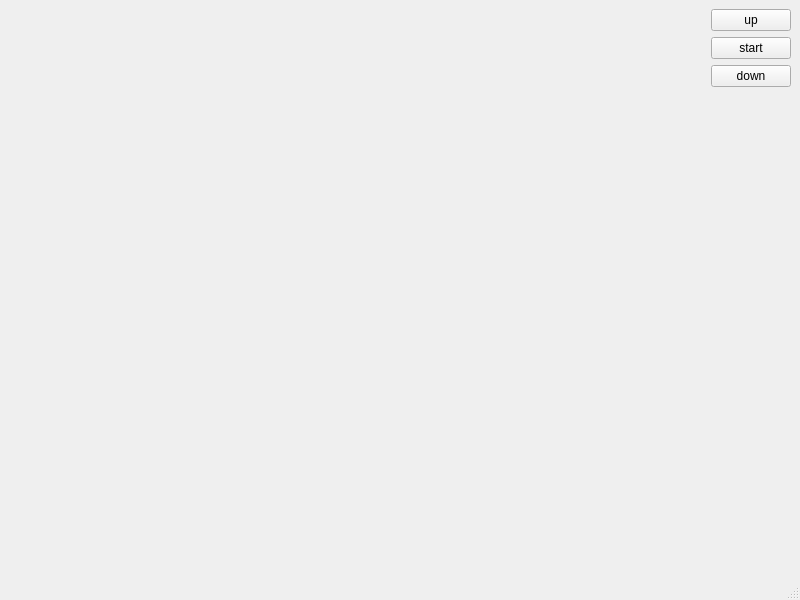
<?xml version="1.0" encoding="UTF-8"?>
<ui version="4.0">
 <class>MainWindow</class>
 <widget class="QMainWindow" name="MainWindow">
  <property name="geometry">
   <rect>
    <x>0</x>
    <y>0</y>
    <width>800</width>
    <height>600</height>
   </rect>
  </property>
  <property name="windowTitle">
   <string>MainWindow</string>
  </property>
  <widget class="QWidget" name="centralwidget">
   <layout class="QGridLayout" name="gridLayout">
    <item row="0" column="0">
     <spacer name="horizontalSpacer">
      <property name="orientation">
       <enum>Qt::Horizontal</enum>
      </property>
      <property name="sizeHint" stdset="0">
       <size>
        <width>40</width>
        <height>20</height>
       </size>
      </property>
     </spacer>
    </item>
    <item row="0" column="1">
     <layout class="QVBoxLayout" name="verticalLayout">
      <item>
       <widget class="QPushButton" name="pushButton">
        <property name="text">
         <string>up</string>
        </property>
       </widget>
      </item>
      <item>
       <widget class="QPushButton" name="pushButton_2">
        <property name="text">
         <string>start</string>
        </property>
       </widget>
      </item>
      <item>
       <widget class="QPushButton" name="pushButton_3">
        <property name="text">
         <string>down</string>
        </property>
       </widget>
      </item>
     </layout>
    </item>
    <item row="1" column="1">
     <spacer name="verticalSpacer">
      <property name="orientation">
       <enum>Qt::Vertical</enum>
      </property>
      <property name="sizeHint" stdset="0">
       <size>
        <width>20</width>
        <height>40</height>
       </size>
      </property>
     </spacer>
    </item>
   </layout>
  </widget>
  <widget class="QMenuBar" name="menubar">
   <property name="geometry">
    <rect>
     <x>0</x>
     <y>0</y>
     <width>800</width>
     <height>22</height>
    </rect>
   </property>
  </widget>
  <widget class="QStatusBar" name="statusbar"/>
 </widget>
 <resources/>
 <connections/>
</ui>
